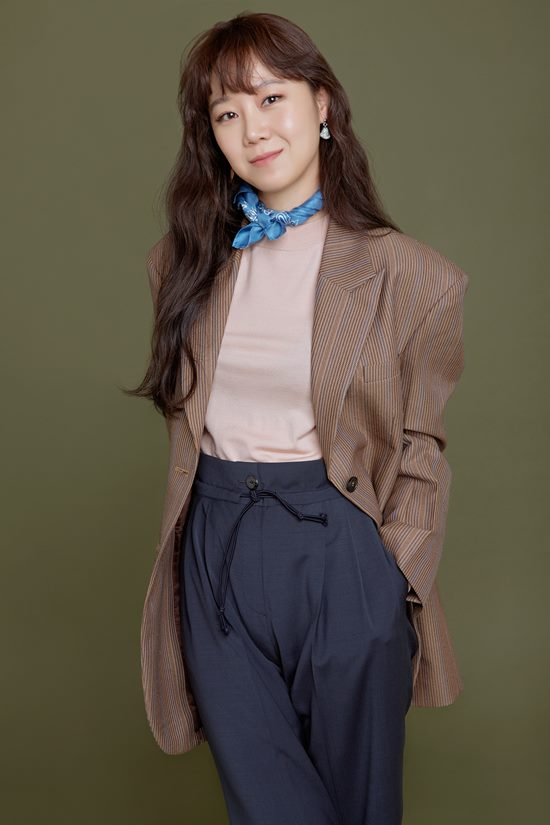
#> input picture front/resources/images/1574759334407211.jpg, 550 x 825 px
$ python -i Photo_sketch_canny1.py   (imports and definitions only)   (older library calls are emulated)
#> lines starting #> are read from the running program, lines starting #| are printed output that depends on the picture; after the words box and inside, x2 and y2 are one past the last pixel; in counts of white or black regions, pixels touching at a corner belong together
#!/usr/bin/env python3
"""
🎨 배치 이미지 처리기 - 최종 통합 버전 (V4 Final)

핵심 기능:
1. 정교한 이미지 분류 (V3 알고리즘)
   - 채도 기반 컬러 사진 감지
   - 그라데이션 부드러움으로 조명/반사 감지
   - 히스토그램 엔트로피로 톤 다양성 측정

2. 자동 이미지 처리 (V4 기능)
   - 사진 → 스케치 변환 (XDoG 알고리즘)
   - 선 굵기 자동 감지 및 조정
   - 굵은 선 세밀화 (→ 목표 굵기)
   - 얇은 선 보강 (가독성 향상)

3. 안전한 파일 관리
   - 원본 자동 백업 (backup_original/)
   - 처리된 파일 저장 (processed_sketches/)
   - 상세 처리 로그 생성

사용법:
    python Photo_sketch_v2.py <폴더경로> [옵션]

옵션:
    --force                확인 없이 즉시 처리
    --target-thickness N   목표 선 굵기 (기본값: 3 픽셀)
    --delete-photos        사진 원본 삭제 (기존 V3 동작)

예시:
    python Photo_sketch_v2.py ./images
    python Photo_sketch_v2.py ./images --target-thickness 2.5
    python Photo_sketch_v2.py ./images --force --delete-photos
"""

"""
🎨 배치 이미지 처리기 - 최종 통합 버전 (V4 Final)
사진을 스케치로 변환하고 선 굵기를 조정하는 도구

## ⚠️ 중요 사항

1. **백업은 항상 수행**: `--delete-photos` 옵션 여부와 관계없이 모든 파일이 `backup_original/`에 백업됩니다.

2. **삭제는 옵션**: `--delete-photos` 플래그를 사용해야만 원본 사진이 삭제됩니다.

3. **스케치는 유지**: 스케치로 분류된 파일은 원본 디렉토리에서 삭제되지 않습니다.

4. **최종 구조**:
```
./images/
├── backup_original/      # 모든 원본 파일
├── processed_sketches/   # 처리된 스케치 (사진→변환 포함)
├── sketch1.jpg           # 스케치 원본 유지
└── process_log.json      # 처리 로그

"""

import cv2  # OpenCV: 이미지 처리 라이브러리
import numpy as np  # NumPy: 배열 연산 라이브러리
import sys  # 시스템 관련 (명령줄 인자)
import os  # 파일/디렉토리 작업
from pathlib import Path  # 경로 객체 처리
from dataclasses import dataclass  # 데이터 클래스 정의
from typing import Tuple, List, Optional  # 타입 힌트
import time  # 시간 관련
import json  # JSON 파일 처리
import shutil  # 파일 복사/이동


@dataclass
class ImageFeatures:
    """이미지 특징값을 저장하는 데이터 클래스"""
    # 기본 특징
    extreme_pixels_ratio: float  # 극값 픽셀 비율 (매우 밝거나 어두운 픽셀)
    midtone_ratio: float  # 중간톤 비율
    foreground_ratio: float  # 전경 비율
    is_grayscale: bool  # 흑백 이미지 여부
    texture_complexity: float  # 텍스처 복잡도

    # 사진 감지 특징
    saturation_mean: float  # 채도 평균 (컬러 감지)
    saturation_std: float  # 채도 표준편차
    smooth_gradient_ratio: float  # 부드러운 그라데이션 비율 (사진의 조명/반사)
    hist_entropy: float  # 히스토그램 엔트로피 (톤의 다양성)
    edge_ratio: float  # 엣지 비율 (선의 밀도)
    bg_brightness: float  # 배경 밝기

    # 선 굵기 특징
    avg_line_thickness: float  # 평균 선 굵기 (픽셀)

    # 점수
    sketch_score: float = 0.0  # 스케치 점수 (높을수록 스케치)
    photo_score: float = 0.0  # 사진 점수 (높을수록 사진)
    final_score: float = 0.0  # 최종 점수 (sketch - photo)
    confidence: float = 0.0  # 신뢰도 (절댓값)


@dataclass
class ProcessResult:
    """처리 결과를 저장하는 데이터 클래스"""
    filename: str  # 파일명
    original_classification: str  # 원본 분류 ("photo" or "sketch")
    original_type: str  # 세부 타입 ("photo", "thick_sketch", "thin_sketch", "normal_sketch")
    action: str  # 수행된 작업 ("photo_to_sketch", "thinned", "thickened", "kept", "deleted")
    final_score: float  # 분류 점수
    confidence: float  # 신뢰도
    avg_line_thickness_before: float  # 처리 전 선 굵기
    avg_line_thickness_after: float  # 처리 후 선 굵기
    size_bytes: int = 0  # 파일 크기
    backup_path: str = ""  # 백업 경로
    output_path: str = ""  # 출력 경로
    error: str = ""  # 에러 메시지


def estimate_line_thickness(edges: np.ndarray, percentile: int = 75) -> float:
    """
    엣지 이미지에서 평균 선 굵기 추정

    원리:
    1. Distance Transform으로 각 엣지 픽셀에서 가장 가까운 비엣지까지 거리 계산
    2. 거리의 percentile × 2 = 선 굵기

    Args:
        edges: 엣지 이미지 (255=엣지, 0=배경)
        percentile: 백분위수 (기본 75)

    Returns:
        평균 선 굵기 (픽셀)
    """
    # 엣지가 없으면 0 반환
    if np.sum(edges) == 0:
        return 0.0

    # Distance Transform: 각 흰색 픽셀에서 가장 가까운 검은색 픽셀까지의 거리 계산
    dist_transform = cv2.distanceTransform(edges, cv2.DIST_L2, 5)

    # 엣지 픽셀 위치에서의 거리값만 추출
    edge_distances = dist_transform[edges > 0]

    # 거리값이 없으면 0 반환
    if len(edge_distances) == 0:
        return 0.0

    # 백분위수 기반으로 평균 선 굵기 계산 (이상치 제거)
    # 거리 × 2 = 선의 전체 굵기 (양쪽 방향)
    thickness = float(np.percentile(edge_distances, percentile) * 2)

    return thickness


def classify_image(img_path: str) -> Tuple[str, float, float, ImageFeatures]:
    """
    이미지를 분류: 사진 vs 스케치

    Flow:
    1. 이미지 읽기
    2. 11가지 특징 추출
    3. 스케치 점수 / 사진 점수 계산
    4. 최종 판정

    Returns:
        (분류결과, 최종점수, 신뢰도, 특징값)
    """
    # 이미지 읽기 (BGR 컬러)
    img = cv2.imread(img_path)
#> img is the input picture: shape (825, 550, 3); mean B, G, R 71.7, 85.2, 93
    if img is None:
        raise FileNotFoundError(f"이미지를 읽을 수 없습니다: {img_path}")

    # 그레이스케일 변환 (명암 분석용)
    gray = cv2.cvtColor(img, cv2.COLOR_BGR2GRAY)

    # ========== 특징 추출 (11개) ==========

    # 특징 1: 색상 정보 (채도)
    img_hsv = cv2.cvtColor(img, cv2.COLOR_BGR2HSV)  # HSV 색공간 변환
#> img_hsv: shape (825, 550, 3); mean H, S, V 38.7, 80.6, 96.2
    h, s, v = cv2.split(img_hsv)  # H(색상), S(채도), V(명도) 분리
    saturation_mean = float(np.mean(s))  # 평균 채도 (컬러 사진일수록 높음)
#> saturation_mean = 80.63
    saturation_std = float(np.std(s))  # 채도 표준편차
#> saturation_std = 29.61

    # 특징 2: 그레이스케일 여부 (RGB 채널 차이)
    b, g, r = cv2.split(img)  # BGR 채널 분리
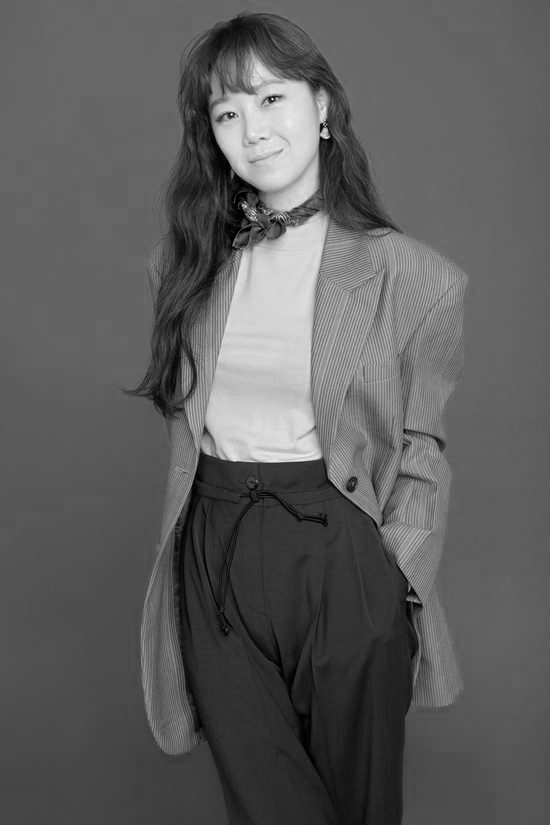
#> r: shape (825, 550); min 0, max 255, mean 93
    # R-G 차이 + G-B 차이
    channel_diff = np.mean(np.abs(r.astype(float) - g.astype(float))) + \
                   np.mean(np.abs(g.astype(float) - b.astype(float)))
#> channel_diff = 27.77
    is_grayscale = bool(channel_diff < 10.0)  # 차이가 작으면 흑백
#> is_grayscale = False

    # 특징 3: 극값 픽셀 비율 (매우 밝거나 어두운 픽셀)
    very_dark = np.sum(gray < 50) / gray.size  # 매우 어두운 픽셀 (<50)
#> very_dark = 0.148
    very_bright = np.sum(gray > 200) / gray.size  # 매우 밝은 픽셀 (>200)
#> very_bright = 0.00983
    extreme_pixels = float(very_dark + very_bright)  # 극값 픽셀 총 비율
#> extreme_pixels = 0.158

    # 특징 4: 중간톤 비율
    midtone = float(np.sum((gray >= 50) & (gray <= 200)) / gray.size)
#> midtone = 0.842

    # 특징 5: 전경 비율 (Otsu 이진화)
    _, binary = cv2.threshold(gray, 0, 255, cv2.THRESH_BINARY + cv2.THRESH_OTSU)
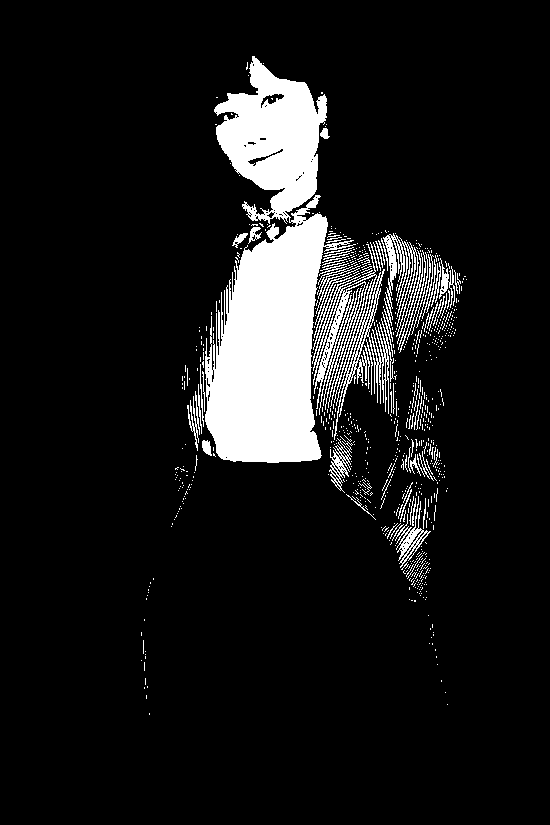
#> binary: shape (825, 550); 10.1% white; 794 white regions (732 under 20 px), largest, box (x1, y1, x2, y2) and area: (205, 56, 356, 463) 33092, (312, 244, 394, 440) 4782, (382, 233, 419, 357) 1344
    foreground = float(np.sum(binary < 128) / binary.size)  # 어두운 부분 = 전경
#> foreground = 0.899

    # 특징 6: 엣지 밀도 (Canny 엣지 검출)
    edges = cv2.Canny(gray, 50, 150)  # 엣지 검출 (임계값 50~150)
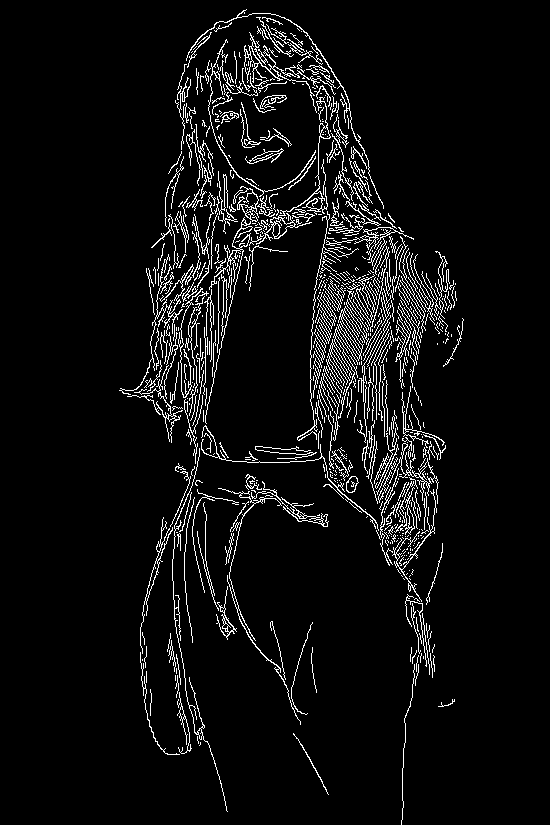
#> edges: shape (825, 550); 5.7% white in thin lines or dots, all inside (x1, y1, x2, y2) = (119, 9, 464, 825)
    edge_ratio = float(np.sum(edges > 0) / edges.size)  # 엣지 픽셀 비율
#> edge_ratio = 0.0565

    # 특징 7: 선 굵기 추정
    avg_line_thickness = estimate_line_thickness(edges)
#> in estimate_line_thickness, `dist_transform = cv2.distanceTransform(edges, cv2.DIST_L2, 5)`:
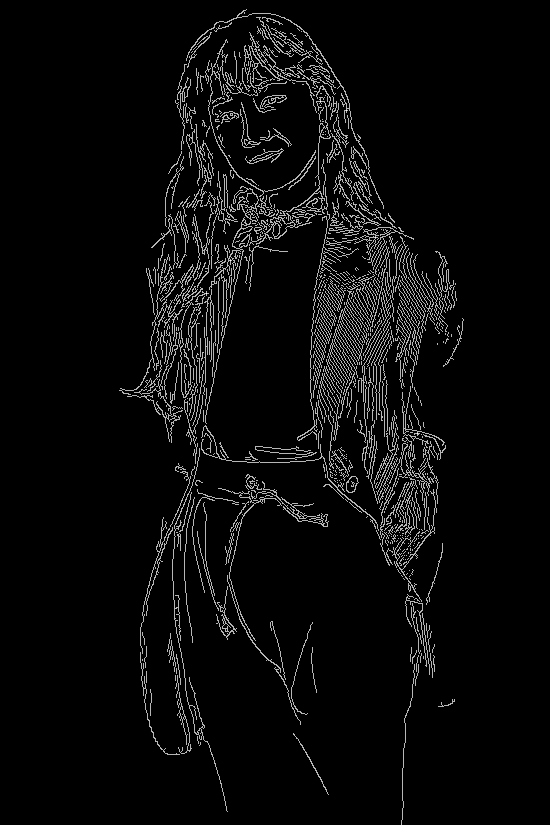
#> dist_transform: shape (825, 550) float32; min 0, max 1.4, mean 0.0565; drawn with min black and max white
#> in estimate_line_thickness, `thickness = float(np.percentile(edge_distances, percentile) * 2)`: thickness = 2
#> avg_line_thickness = 2

    # 특징 8: 텍스처 복잡도 (Laplacian 분산)
    laplacian = cv2.Laplacian(gray, cv2.CV_64F)  # 2차 미분 (엣지 강조)
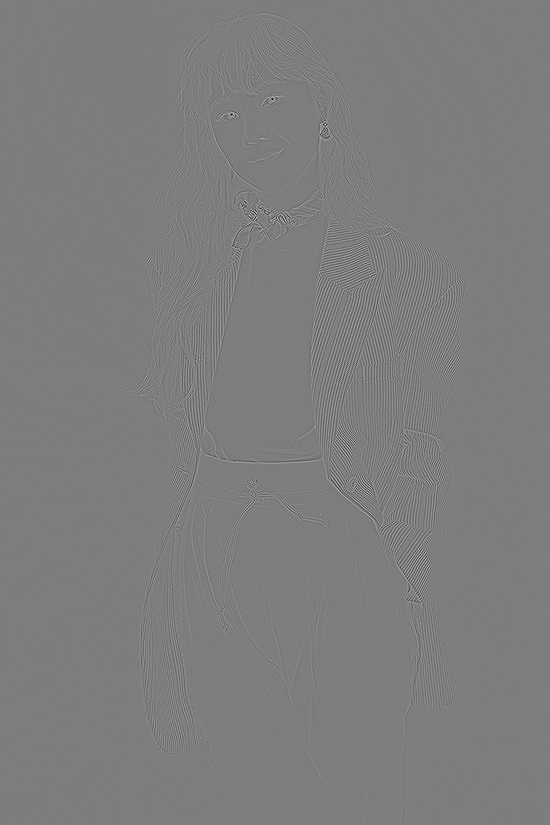
#> laplacian: shape (825, 550) float64; min -448, max 459, mean 0; drawn with min black and max white
    texture = float(np.var(laplacian))  # 분산이 클수록 복잡한 텍스처
#> texture = 530.4

    # 특징 9: 그라데이션 부드러움 (Sobel 그래디언트)
    gradient_x = cv2.Sobel(gray, cv2.CV_64F, 1, 0, ksize=5)  # x방향 그래디언트
    gradient_y = cv2.Sobel(gray, cv2.CV_64F, 0, 1, ksize=5)  # y방향 그래디언트
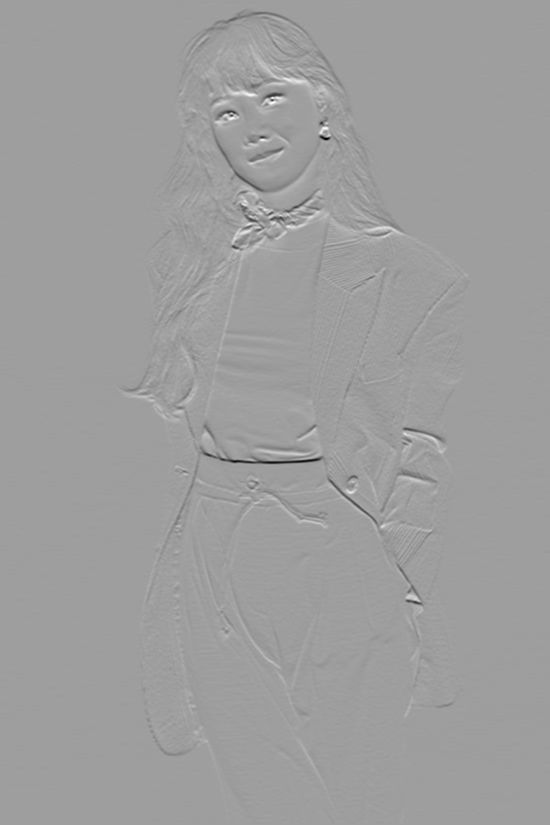
#> gradient_y: shape (825, 550) float64; min -8669, max 5293, mean -6.3; drawn with min black and max white
    gradient_mag = np.sqrt(gradient_x**2 + gradient_y**2)  # 그래디언트 크기
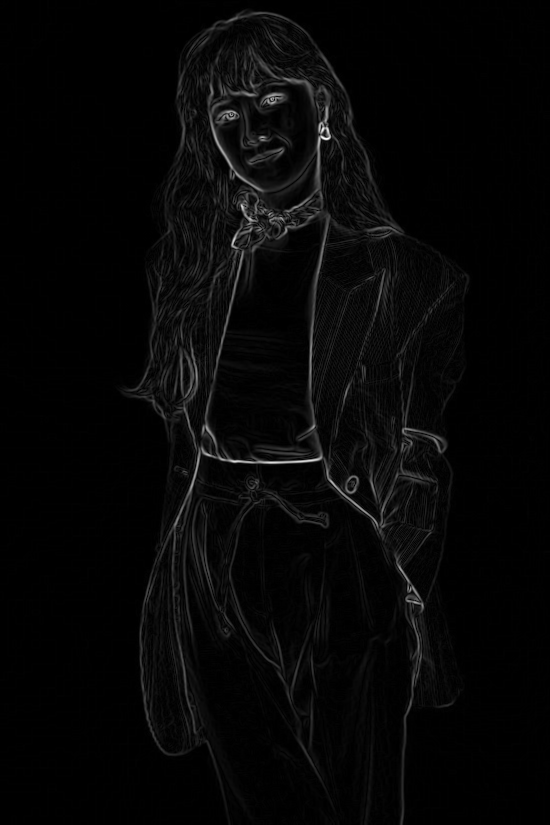
#> gradient_mag: shape (825, 550) float64; min 0, max 9061.4, mean 241.4; drawn with min black and max white
    smooth_gradient = float(np.sum(gradient_mag < 10) / gradient_mag.size)  # 부드러운 영역 비율
#> smooth_gradient = 0.299

    # 특징 10: 배경 밝기
    bright_pixels = gray[gray > 200]  # 밝은 픽셀만 추출
#> bright_pixels = 4461 values, max 251 at index 141, min 201 at index 0, mean 203.8
    bg_brightness = float(np.mean(bright_pixels)) if len(bright_pixels) > 0 else 0.0
#> bg_brightness = 203.8

    # 특징 11: 히스토그램 엔트로피 (톤의 다양성)
    hist = cv2.calcHist([gray], [0], None, [256], [0, 256])  # 명도 히스토그램
#> hist = 256 values, max 28341 at index 97, min 0 at index 226, mean 1772.5
    hist_norm = hist.flatten() / (hist.sum() + 1e-10)  # 정규화
#> hist_norm = 256 values, max 0.0625 at index 97, min 0 at index 226, mean 0.00391
    hist_entropy = float(-np.sum(hist_norm * np.log2(hist_norm + 1e-10)))  # 엔트로피 계산
#> hist_entropy = 6.68

    # ========== 점수 계산 ==========

    sketch_score = 0.0  # 스케치 점수 (0~1)
    photo_score = 0.0  # 사진 점수 (0~1)

    # === 사진 지표 체크 ===

    # 사진 지표 1: 채도 (컬러 사진)
    if saturation_mean > 15:  # 채도가 높으면
        photo_score += 0.4  # 강력한 사진 지표
    elif saturation_mean > 5:  # 채도가 약간 있으면
        photo_score += 0.3  # 중간 사진 지표
    elif saturation_mean >2:
        photo_score += 0.15

    # 사진 지표 2: 부드러운 그라데이션 (조명/반사)
    if smooth_gradient > 0.65:  # 그라데이션이 매우 부드러우면
        photo_score += 0.25  # 사진 특징
    elif smooth_gradient > 0.55:  # 그라데이션이 부드러우면
        photo_score += 0.15  # 약한 사진 특징
    elif smooth_gradient > 0.4: # 그라데이션이 약간 부드러우면
        photo_score += 0.1 # 투명 제품 사진 특수 감지

    # 사진 지표 3: 히스토그램 엔트로피 (톤의 다양성)
    if hist_entropy > 6.5:  # 엔트로피가 높으면 (톤이 다양)
        photo_score += 0.2  # 사진 특징
    elif hist_entropy > 5.5:
        photo_score += 0.1

    # 사진 지표 4: 중간톤이 많음
    if midtone > 0.5:  # 중간톤이 50% 이상
        photo_score += 0.15  # 사진 특징

    # 사진 지표 5: 🆕 무채색 제품 사진 특수 처리
    # 엣지가 거의 없고 + 그라데이션이 부드러우면 = 제품 사진
    if edge_ratio < 0.01 and smooth_gradient > 0.7:
        photo_score += 0.3  # 강력한 사진 지표

    # === 스케치 지표 체크 ===

    # 스케치 지표 1: 그레이스케일 (흑백)
    # 단, 그라데이션이 부드럽지 않아야 함 (제품 사진 제외)
    if is_grayscale and smooth_gradient < 0.5:
        sketch_score += 0.15  # 스케치 특징

    # 스케치 지표 2: 극값 픽셀 비율 (흑백 대비)
    # 단, 엣지가 있어야 진짜 스케치 (제품 사진 제외)
    if 0.7 < extreme_pixels < 0.95 and edge_ratio > 0.02:
        sketch_score += 0.2  # 강한 스케치 특징
    elif extreme_pixels >= 0.95 and edge_ratio > 0.01:
        sketch_score += 0.1  # 약한 스케치 특징

    # 스케치 지표 3: 중간톤이 적음
    # 단, 엣지가 있어야 함
    if midtone < 0.1 and edge_ratio > 0.02:
        sketch_score += 0.15  # 강한 스케치 특징
    elif midtone < 0.2 and edge_ratio > 0.02:
        sketch_score += 0.08  # 약한 스케치 특징

    # 스케치 지표 4: 엣지 비율 (선 중심)
    if 0.02 < edge_ratio < 0.15:  # 적당한 엣지 밀도
        sketch_score += 0.15  # 스케치의 핵심 특징
    elif edge_ratio >= 0.15:  # 엣지가 너무 많으면
        sketch_score += 0.05  # 약한 점수

    # 스케치 지표 5: 텍스처가 단순
    if texture < 80:  # 텍스처가 매우 단순
        sketch_score += 0.1
    elif texture < 150:  # 텍스처가 단순
        sketch_score += 0.05

    # 스케치 지표 6: 배경이 매우 밝음 (흰 종이)
    # 단, 엣지가 있어야 함
    if bg_brightness > 240 and edge_ratio > 0.02:
        sketch_score += 0.1  # 스케치 특징

    # ========== 최종 판정 ==========

    final_score = sketch_score - photo_score  # 최종 점수 (양수=스케치, 음수=사진)
    confidence = abs(final_score)  # 신뢰도 (절댓값)

    # 점수 기준으로 분류
    if final_score > 0.15:  # 스케치 점수가 0.15 이상 높으면
        classification = "sketch"
    elif final_score < -0.15:  # 사진 점수가 0.15 이상 높으면
        classification = "photo"
    else:  # 경계 케이스 (-0.15 ~ 0.15)
        # 추가 휴리스틱 적용
        if saturation_mean > 5:  # 채도가 조금이라도 있으면
            classification = "photo"  # 사진으로 분류
        elif edge_ratio > 0.05 and is_grayscale:  # 엣지가 있고 흑백이면
            classification = "sketch"  # 스케치로 분류
        else:
            # 불확실하면 보수적으로 스케치 유지
            classification = "sketch"

    # 특징값 객체 생성
    features = ImageFeatures(
        extreme_pixels_ratio=extreme_pixels,
        midtone_ratio=midtone,
        foreground_ratio=foreground,
        is_grayscale=is_grayscale,
        texture_complexity=texture,
        saturation_mean=saturation_mean,
        saturation_std=saturation_std,
        smooth_gradient_ratio=smooth_gradient,
        hist_entropy=hist_entropy,
        edge_ratio=edge_ratio,
        bg_brightness=bg_brightness,
        avg_line_thickness=avg_line_thickness,
        sketch_score=sketch_score,
        photo_score=photo_score,
        final_score=final_score,
        confidence=confidence
    )

    return classification, final_score, confidence, features


# [559 lines left out: functions photo_to_sketch, adjust_line_thickness, process_image, find_images, process_batch, save_process_log and 1 more, not called in this run]


# 스크립트 직접 실행 시
# [2 lines not run here, left out]

>>> result = classify_image('../../../front/resources/images/1574759334407211.jpg')
